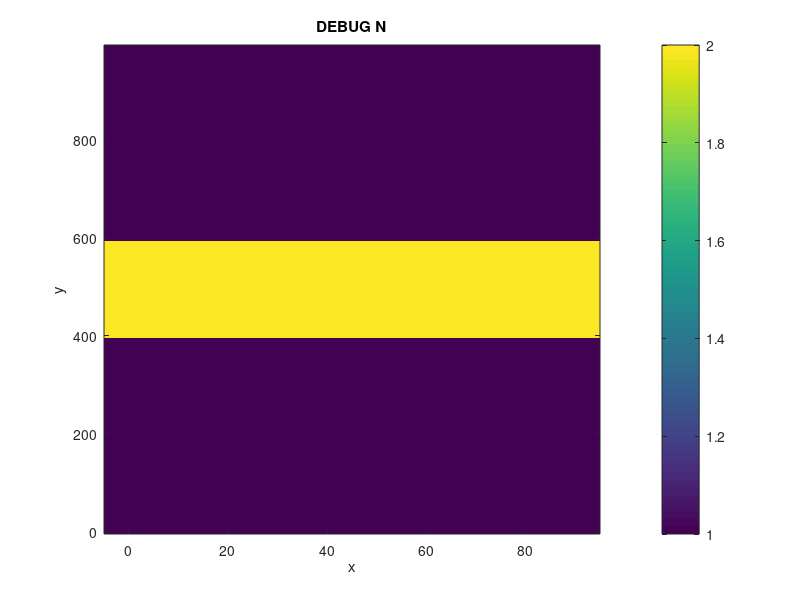

The MATLAB script that drew this image: (Note: this script raises an error after producing the figure.)
% authors: bohan zhang
%
% script for testing reworking of FDFD complex k bloch solver
% debuggiing PEC + periodic boundary conditions by solving for slab
% waveguide

clear; close all;

% import code
addpath(['..' filesep 'main']);         % main
% addpath(['..' filesep '45RFSOI']);      % 45rfsoi
addpath(['..' filesep 'slab_modesolver']);

% initial settings
disc        = 10;
units       = 'nm';
lambda      = 1000; %1500;
index_clad  = 1.0;
k0          = 2*pi/lambda;

% make index
% would like to make a single mode wg
n1      = 1.0;
n2      = 2.0;                  % 1.25;
t_wg    = 200;
period  = 100;
domain  = [ 1000, period ];

% draw indices
% x = dir of propagation, y = transverse
x_coords    = 0:disc:domain(2)-disc;
y_coords    = 0:disc:domain(1)-disc;
N           = n1*ones( length(y_coords), length(x_coords) );
y_indx_wg   = ( y_coords >= domain(1)/2 - t_wg/2 ) & (y_coords < domain(1)/2 + t_wg/2 );
N( y_indx_wg, : )   = n2;

% DEBUG plot N
figure;
imagesc( x_coords, y_coords, N );
xlabel('x'); ylabel('y');
set( gca, 'ydir', 'normal' );
colorbar;
title('DEBUG N');
                                 

% run simulation
guessk      = k0*(n1+n2)/2;
num_modes   = 1;
BC          = 1;     % 0 for PEC, 1 for PMC
% PML_options(1): PML in y direction (yes=1 or no=0)
% PML_options(2): length of PML layer in nm
% PML_options(3): strength of PML in the complex plane
% PML_options(4): PML polynomial order (1, 2, 3...)
pml_options = [ 0, 200, 500, 2 ];

% run solver
fprintf('running new solver\n');
tic;
[Phi_all, k_all, A, B] = complexk_mode_solver_2D_PML( N, ...
                                                       disc, ...
                                                       k0, ...
                                                       num_modes, ...
                                                       guessk, ...
                                                       BC, ...
                                                       pml_options );
toc;


% plot mode
figure;
imagesc( x_coords, y_coords, real(Phi_all(:,:,1)) );
colorbar;
xlabel('x'); ylabel('y');
set( gca, 'ydir', 'normal' );
title('first mode field, real');
% plot mode
figure;
imagesc( x_coords, y_coords, abs(Phi_all(:,:,1)) );
colorbar;
xlabel('x'); ylabel('y');
set( gca, 'ydir', 'normal' );
title('first mode field, amp');

% compute analytical solution (symmetric only) (?)
core_d      = t_wg*1e-9;
n_clad      = n1;
n_core      = n2;
lambda0     = lambda*1e-9;
[ neff, k_analytical, kx_temp, alpha_temp, field_temp ] = solve_symm_slab( core_d, n_clad, n_core, lambda0, 'TE', true );

% convert units to nm
k_analytical = k_analytical*1e-9;

% 
% % solve bandstructure
% lambda_min  = 100;
% lambda_max  = 5000;
% k0_min      = 0.2*pi/period;
% k0_max      = 1.6*pi/period;
% k0_all      = linspace( k0_min, k0_max, 100 );
% 
% % init saving variables
% all_k       = [];
% all_k0      = [];
% all_k_old   = [];
% all_k0_old  = [];

% % run solver
% % guessk = pi/(2*period);
% guessk = 0.000001;
% for ii = 1:length(k0_all)
%     
%     fprintf('\nloop %i of %i\n\n', ii, length(k0_all));
%     
%     % run old
%     fprintf('running old solver\n');
%     tic;
%     [Phi_1D_old, k_old, Phi_all_old, k_all_old, A_old, B_old] = complexk_mode_solver_2D_PML_old( N, ...
%                                                                                    disc, ...
%                                                                                    k0_all(ii), ...
%                                                                                    num_modes, ...
%                                                                                    guessk, ...
%                                                                                    BC, ...
%                                                                                    pml_options );
%     toc;
% 
%     % run new
%     fprintf('running new solver\n');
%     tic;
%     [Phi_all, k_all, A, B] = complexk_mode_solver_2D_PML( N, ...
%                                                            disc, ...
%                                                            k0_all(ii), ...
%                                                            num_modes, ...
%                                                            guessk, ...
%                                                            BC, ...
%                                                            pml_options );
%     toc;
%     
%     % save all k's
%     all_k       = [ all_k, k_all.' ];
%     all_k0      = [ all_k0, repmat( k0_all(ii), 1, length(k_all) ) ];
%     all_k_old   = [ all_k_old, k_all_old.' ];
%     all_k0_old  = [ all_k0_old, repmat( k0_all(ii), 1, length(k_all_old) ) ];
%     
%     % set new guessk
%     guessk = k_all(1);
%     
% end
% 
% lambda_all  = 2*pi./all_k0;
% k0a_pi_bg   = (2*pi/lambda)*period/pi;    % this is where the bg should be
% 
% % plot the bandstructure for ALL modes, new solver
% figure;
% plot( real(all_k)*period/pi, all_k0*period/pi, 'o' ); hold on;
% plot( imag(all_k)*period/pi, all_k0*period/pi, 'o' ); hold on;
% plot( xlim, [ k0a_pi_bg, k0a_pi_bg ], '--' );
% xlabel('ka/pi'); ylabel('k0*a/pi');
% legend('real', 'imag', 'center of bandgap');
% title('Bandstructure of all solved modes, new ver.');
% makeFigureNice();
% 
% % % plot the bandstructure for ALL modes, new solver vs wl
% % figure;
% % plot( real(all_k)*period/pi, lambda_all, 'o' ); hold on;
% % plot( imag(all_k)*period/pi, lambda_all, 'o' ); hold on;
% % xlabel('ka/pi'); ylabel('\lambda');
% % legend('real', 'imag');
% % title('Bandstructure of all solved modes, new ver.');
% % makeFigureNice();
% 
% % plot the bandstructure for ALL modes, old solver
% figure;
% plot( real(all_k_old)*period/pi, all_k0_old*period/pi, 'o' ); hold on;
% plot( imag(all_k_old)*period/pi, all_k0_old*period/pi, 'o' ); hold on;
% plot( xlim, [ k0a_pi_bg, k0a_pi_bg ], '--' );
% xlabel('ka/pi'); ylabel('k0*a/pi');
% legend('real', 'imag', 'center of bandgap');
% title('Bandstructure of all solved modes, old ver.');
% makeFigureNice();


                                                                           
% % reshape and sort the Phis
% % when they come out raw from the modesolver, Phi_all's columns are the
% % eigenvectors
% % The eigenvectors are wrapped by column, then row
% ny = domain(1)/disc;
% nx = domain(2)/disc;
% Phi_all_half    = Phi_all( 1:end/2, : );                                        % first remove redundant bottom half
% Phi_all_reshape = reshape( Phi_all_half, ny, nx, size(Phi_all_half, 2) );       % hopefully this is dimensions y vs. x vs. mode#
% Phi_firstmode   = Phi_all_reshape( :, :, 1 );
% Phi_secondmode  = Phi_all_reshape( :, :, 2 );

% % do the same but with the old phi for comparison
% Phi_all_half_old    = Phi_all_old( 1:end/2, : );
% Phi_all_old_reshape = reshape( Phi_all_half_old, nx, ny, size(Phi_all_half_old, 2) );       % hopefully this is dimensions x vs. y vs. mode#
% Phi_firstmod_old    = Phi_all_old_reshape( :, :, 1 ).';                                     % gotta transpose
% 
% % x and y coords
% x_coords = 0:disc:domain(2)-disc;
% y_coords = 0:disc:domain(1)-disc;
% 
% % DEBUG plot firstmode
% figure;
% imagesc( x_coords, y_coords, real( Phi_firstmode ) );
% colorbar;
% set( gca, 'YDir', 'normal' );
% title( sprintf( 'Field (real) for mode 1, new ver' ) );
% % DEBUG plot firstmode
% figure;
% imagesc( x_coords, y_coords, real( Phi_firstmod_old ) );
% colorbar;
% set( gca, 'YDir', 'normal' );
% title( sprintf( 'Field (real) for mode 1, old ver' ) );
% 
% % DEBUG plot secondmode
% figure;
% imagesc( x_coords, y_coords, real( Phi_secondmode ) );
% colorbar;
% set( gca, 'YDir', 'normal' );
% title( sprintf( 'Field (real) for mode 2, new ver' ) );
% 
% % debug display imag(k)
% imag(k_all)

% % plot the sparse distributions
% figure;
% spy(A);
% title('A matrix, new');
% 
% figure;
% spy(A_old);
% title('A matrix, old');
% 
% figure;
% spy(B);
% title('B matrix, new');
% 
% figure;
% spy(B_old);
% title('B matrix, old');

% % re-scale k
% k = k * nm * obj.units.scale;
% 
% % run simulation
% GC = GC.runSimulation( num_modes, BC, pml_options );

% % DEBUG plot physical fields and all fields
% k_all       = GC.debug.k_all;
% ka_2pi_all  = k_all*domain(2)/(2*pi);
% 
% for ii = 1:length( k_all )
%     % Plotting physical fields
%     % plot field, abs
%     figure;
%     imagesc( GC.x_coords, GC.y_coords, abs( GC.debug.phi_all(:,:,ii) ) );
%     colorbar;
%     set( gca, 'YDir', 'normal' );
%     title( sprintf( 'Field (abs) for mode %i, k*a/2pi real = %f', ii, real( ka_2pi_all(ii) ) ) );
% end
% 
% % plot real and imag k
% k_labels = {};
% for ii = 1:length( k_all )
%     k_labels{end+1} = [ ' ', num2str(ii) ];
% end
% figure;
% plot( real( ka_2pi_all ), imag( ka_2pi_all ), 'o' ); 
% text( real( ka_2pi_all ), imag( ka_2pi_all ), k_labels );
% xlabel('real k*a/2pi'); ylabel('imag k*a/2pi');
% title('real vs imag k');
% makeFigureNice();

% % Plot the accepted mode
% figure;
% imagesc( GC.x_coords, GC.y_coords, abs( GC.Phi ) );
% colorbar;
% set( gca, 'YDir', 'normal' );
% title( sprintf( 'Field (abs) for accepted mode, ka/2pi real = %f', real( GC.k*domain(2)/(2*pi) ) ) );
% 
% % display calculated k
% fprintf('\nComplex k = %f + %fi\n', real(GC.k), imag(GC.k) );
% 
% % display radiated power
% fprintf('\nRad power up = %e\n', GC.P_rad_up);
% fprintf('Rad power down = %e\n', GC.P_rad_down);
% fprintf('Up/down power directivity = %f\n', GC.directivity);
% 
% % display angle of radiation
% fprintf('\nAngle of maximum radiation = %f deg\n', GC.max_angle_up);
% 
% % plot full Ez with grating geometry overlaid
% GC.plotEz_w_edges();
% axis equal;

% % plot a slice of Eup vs. Sup
% y_up    = 279;
% E_slice = GC.E_z( y_up, : );
% figure;
% plot( 1:length(E_slice), abs(E_slice)./max(abs(E_slice(:))) ); hold on;
% % plot( 1:length(E_slice), GC.debug.Sy_up./max(abs(GC.debug.Sy_up(:))) );
% plot( 1:length(E_slice), GC.debug.Sy_down./max(abs(GC.debug.Sy_down(:))) );
% legend('E field (abs)', 'S_y');
% title('E field and S_y, normalized to 1');
% makeFigureNice();
% 
% % plot input S and E
% E_in = GC.E_z( :, 1 );
% figure;
% plot( 1:length(E_in), abs(E_in)./max(abs(E_in(:))) ); hold on;
% plot( 1:length(E_in), GC.debug.Sx_in./max(abs(GC.debug.Sx_in(:))) );
% % plot( 1:length(E_slice), GC.debug.Sy_down./max(abs(GC.debug.Sy_down(:))) );
% legend('E field (abs)', 'S_x');
% title('E field and S_x at input, normalized to 1');
% makeFigureNice();
% 



























